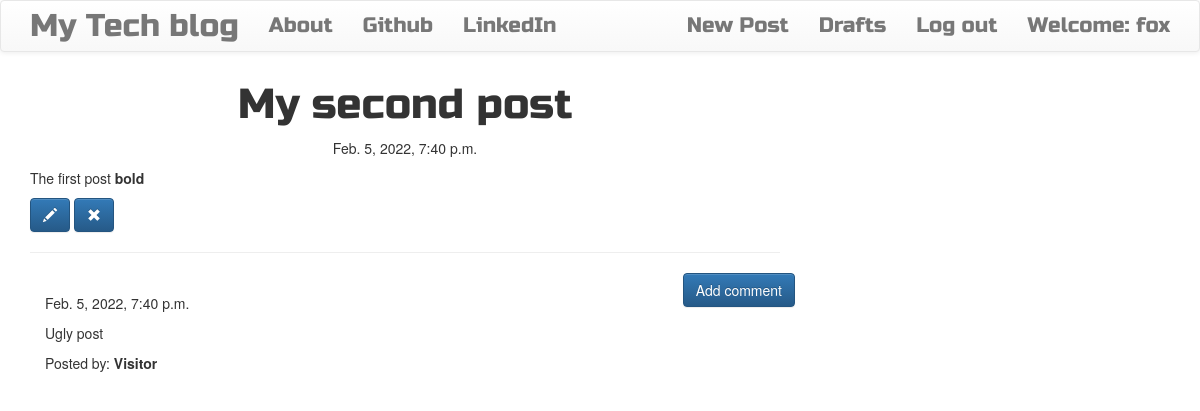
The app's page /post/1 (signed in) with its own data.
### blog/models.py (models this page shows, shortened)
class Post(models.Model):
    author = models.ForeignKey('auth.User')
    title = models.CharField(max_length=200)
    text = models.TextField()
    created_date = models.DateTimeField(default=timezone.now)
    published_date = models.DateTimeField(blank=True, null=True)

class Comment(models.Model):
    post = models.ForeignKey('blog.Post', related_name='comments')
    author = models.CharField(max_length=200)
    text = models.TextField()
    created_date = models.DateTimeField(default=timezone.now)
    approved_comment = models.BooleanField(default=False)

### blog/views.py (the view)
class PostDetailView(DetailView):
    model = Post

### blog/templates/blog/post_detail.html (shortened to what this page needs)
{% extends 'blog/base.html' %}
{% block content %}
        <h1 class='posttitle loader'>{{ post.title }}</h1>
        {% if post.published_date %}
            <div class="date postdate">
                {{ post.published_date }}
            </div>
        {% else %}
            <a class="btn btn-default" href="{% url 'post_publish' pk=post.pk %}">Publish</a>
        {% endif %}
      <p class='postcontent' >{{ post.text|safe|linebreaksbr }}</p>
      {% if user.is_authenticated %}
          <a class="btn btn-primary" href="{% url 'post_edit' pk=post.pk %}"><span class="glyphicon glyphicon-pencil"></span></a>
          <a class="btn btn-primary" href="{% url 'post_remove' pk=post.pk %}"><span class="glyphicon glyphicon-remove"></span></a>
      {% endif %}
  <hr>
  <a class="btn btn-primary btn-comment" href="{% url 'add_comment_to_post' pk=post.pk %}">Add comment</a>
  <div class="container">
  {% for comment in post.comments.all %}
  <br>
      {% if user.is_authenticated or comment.approved_comment %}
              {{ comment.created_date }}
          <p>{{ comment.text|safe|linebreaks }}</p>
          <p>Posted by: <strong>{{ comment.author }}</strong></p>
      {% endif %}
  {% empty %}
      <p>No comments posted.</p>
  {% endfor %}
</div>
{% endblock %}

### blog/templates/blog/base.html (shortened to what this page needs)
<!DOCTYPE html>
{% load staticfiles %}
<html>
    <head>
        <link rel="stylesheet" href="https://maxcdn.bootstrapcdn.com/bootstrap/3.3.7/css/bootstrap.min.css">
        <link rel="stylesheet" href="https://maxcdn.bootstrapcdn.com/bootstrap/3.3.7/css/bootstrap-theme.min.css">
        <link rel="stylesheet" href="//cdn.jsdelivr.net/medium-editor/latest/css/medium-editor.min.css" type="text/css" media="screen" charset="utf-8">
        <link rel="stylesheet" href="{% static 'css/blog.css' %}">
<body class='loader'>
  <nav class="navbar navbar-default techfont custom-navbar">
    <div class="container">
      <ul class="nav navbar-nav">
        <li><a class='navbar-brand bigbrand' href="{% url 'post_list' %}">My Tech blog</a></li>
        <li><a href="{% url 'about'%}">About</a></li>
        <li><a href="https://github.com/vyahello">Github</a></li>
        <li><a href="https://www.linkedin.com/in/volodymyr-yahello">LinkedIn</a></li>
      </ul>
      <ul class="nav navbar-nav navbar-right">
        {% if user.is_authenticated %}
        <li>
          <a href="{% url 'post_new' %}" >New Post</a>
        </li>
        <li>
          <a href="{% url 'post_draft_list' %}">Drafts</a>
        </li>
        <li>
          <a href="{% url 'logout' %}" >Log out</a>
        </li>
        <li>
          <a >Welcome: {{ user.username }}</a>
        </li>
          {% else %}
          <li><a class='nav navbar-right' href="{% url 'login' %}" ><span class="glyphicon glyphicon-user"></span></a></li>
        {% endif %}
      </ul>
  </div>
</nav>
        <div class="content container">
            <div class="row">
                <div class="col-md-8">
                  <div class="blog_posts">
                    {% block content %}
                    {% endblock %}
                  </div>
                </div>
            </div>
        </div>
</body>
</html>

### blog/static/css/blog.css (style rules this page uses)
.techfont { font-family: 'Russo One', sans-serif; font-size: 1.5em; margin-bottom: 10px; }
.bigbrand { font-size: 1.5em; }
.postdate { text-align: center; }
.posttitle { font-family: 'Russo One', sans-serif; font-size: 3em; text-align: center; }
.postcontent { font-family: 'Montserrat'; font-size: 1.5em; }
.btn-comment { position: absolute; right: 0px; }
.loader { filter:hue-rotate(0deg); color:linear-gradient(45deg,#0f8,#08f); animation:hue 10000ms infinite linear; }

### records on screen
Post: title "My second post", published_date "Feb. 5, 2022, 7:40 p.m.", text "The first post bold"
Comment: created_date "Feb. 5, 2022, 7:40 p.m.", text "Ugly post", author "Visitor"

### other values on screen
{{ user.username }} "fox"
